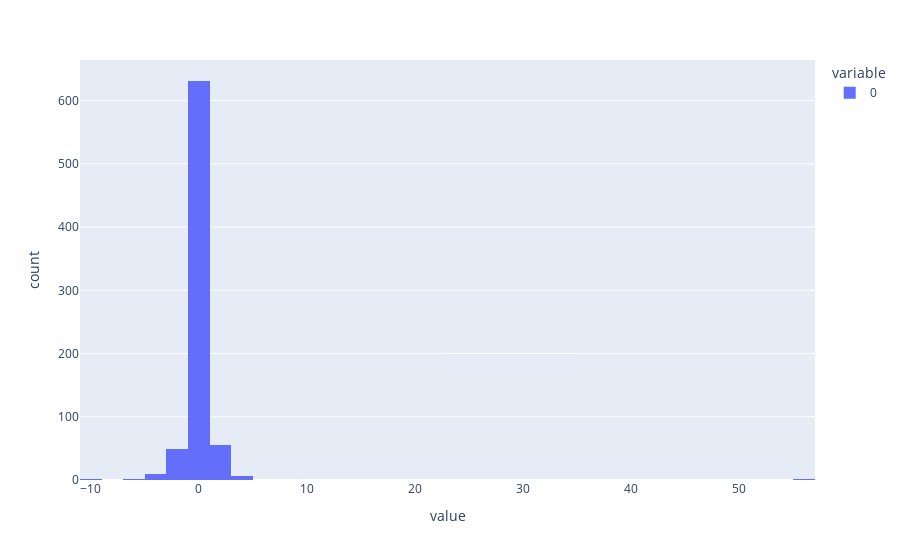

Notebook cell for this chart:
### Markdown cell above
We can now take a look at the residuals to see how well the model fit the data. If the residuals (or errors) of an ARIMA model are close to zero, it suggests that the model is fitting the data well, and the predictions are accurate. Ideally, in a well-fitted ARIMA model, the residuals should be random and have a mean close to zero.

### Code cell
# plotting residual errors
arima_residuals = pd.DataFrame(arima_fit.resid)

px.histogram(arima_residuals, nbins=50, labels={'x':'residuals', 'y':'count'})

### Figure 1 — Plotly figure (JSON) as saved in the notebook; plotly's stock layout.template omitted (floating-point values rounded to 4 significant figures; data arrays with more than 128 entries replaced by an {"elided": "..."} marker saying what was removed)
{"data": [{"alignmentgroup": "True", "bingroup": "x", "hovertemplate": "variable=0<br>value=%{x}<br>count=%{y}<extra></extra>", "legendgroup": "0", "marker": {"color": "#636efa", "pattern": {"shape": ""}}, "name": "0", "nbinsx": 50, "offsetgroup": "0", "orientation": "v", "showlegend": true, "type": "histogram", "x": {"elided": "753 float values"}, "xaxis": "x", "yaxis": "y"}], "layout": {"barmode": "relative", "legend": {"title": {"text": "variable"}, "tracegroupgap": 0}, "margin": {"t": 60}, "xaxis": {"anchor": "y", "domain": [0, 1], "title": {"text": "value"}}, "yaxis": {"anchor": "x", "domain": [0, 1], "title": {"text": "count"}}}}
